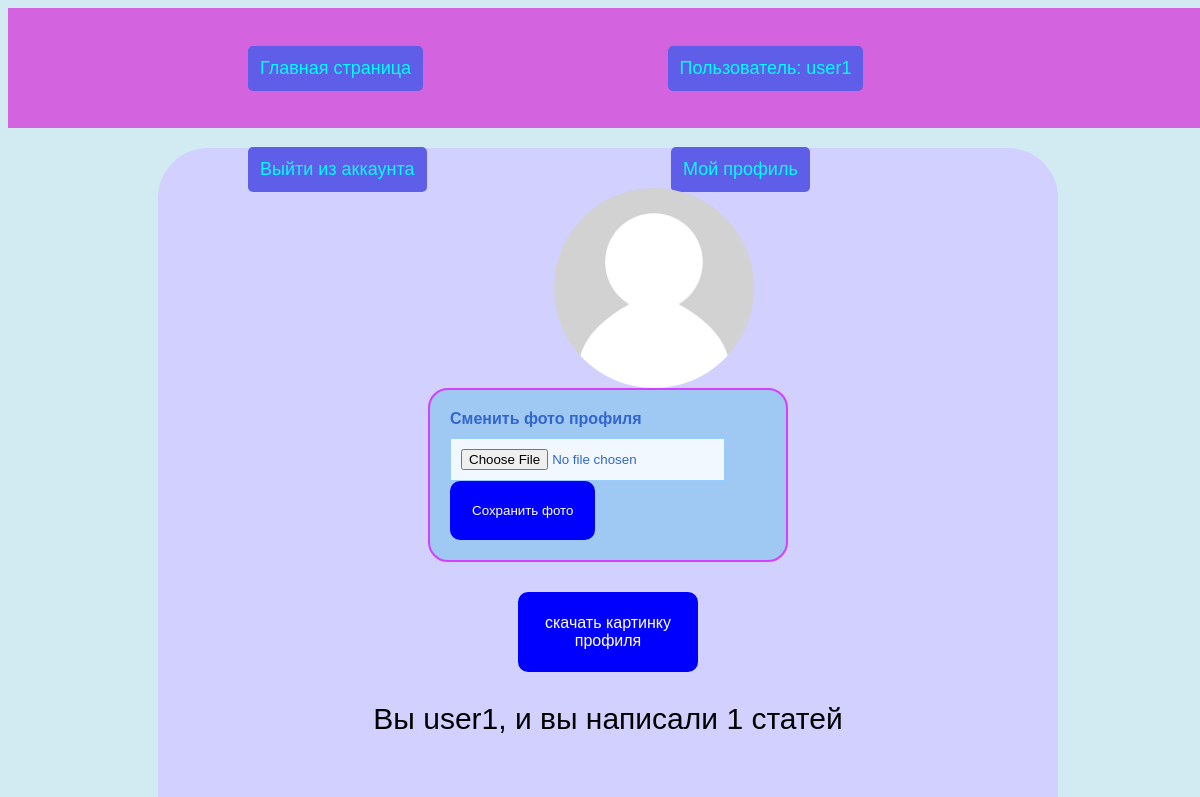
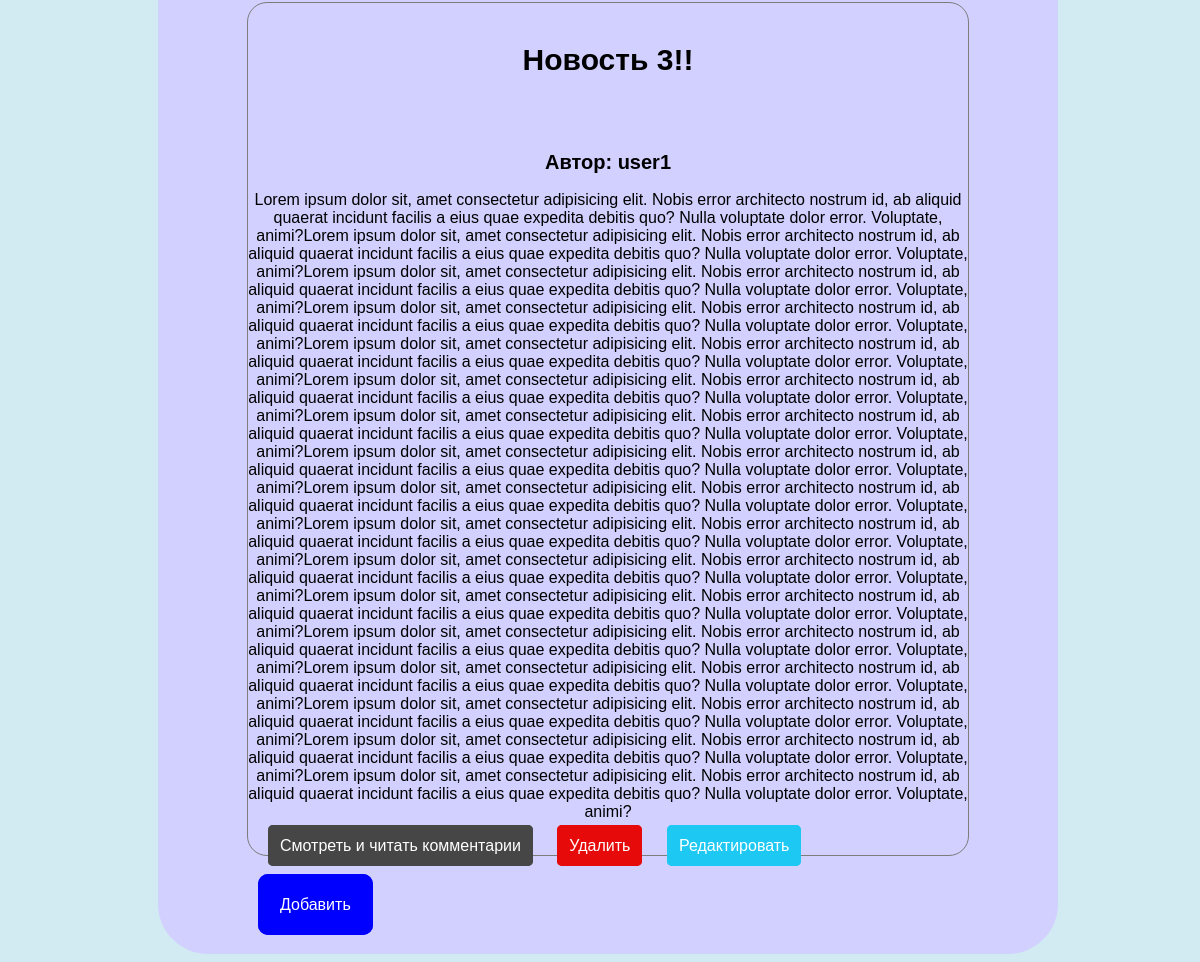
Screenshot of /profile (signed in) with the database file from the repository (2 pictures, top to bottom).
### tables this page shows
CREATE TABLE "article" (
	"id"	INTEGER NOT NULL UNIQUE,
	"name"	TEXT,
	"text"	TEXT,
	"author"	TEXT,
	PRIMARY KEY("id" AUTOINCREMENT)
);

### main.py (the view, shortened to what this page needs)
@app.route('/profile', methods=['POST', 'GET'])  # обработчик страницы профиля
def profile():
    if not session['userLogged']:
        return redirect(url_for('login'))
    articles=selectAllWithCondition('article', f"author='{session['userName']}'")
    leng=len(articles)
    if check_user_image(session['userName']):
        user = selectOne('user', f"username='{session['userName']}'")
        db = connect('database.db')
        cur = db.cursor()
        cur.execute("SELECT image FROM user WHERE username = ?", (session['userName'],))
        image_data = cur.fetchone()[0]
        db.close()
        img_data_base64 = base64.b64encode(image_data).decode('utf-8')
        return render_template('profile.html', session=session, articles=articles, leng=leng, img=img_data_base64)
    else:
        return render_template('profile.html', session=session, articles=articles, leng=leng, img=None)

### main.py (called while the page is built)
def selectAllWithCondition(table, cond):
    db = connect('database.db')
    cur = db.cursor()
    cur.execute(f"SELECT * FROM {table} WHERE {cond};")
    db.commit()
    list = cur.fetchall()
    db.close()
    return list

def check_user_image(username):  # вспомогательная функция для проверки наличия картинки профиля
    conn = connect('database.db')
    cursor = conn.cursor()
    cursor.execute(f"SELECT * FROM user WHERE username = '{username}' AND image IS NOT NULL")
    result = cursor.fetchall()
    conn.close()
    if len(result)==0:
        return False
    else:
        return True

### templates/profile.html (shortened to what this page needs)
{% extends 'layout.html' %}
{% block content %}
<div class="menu">
    {% if not session.userLogged %}
    <a class="log" href="{{url_for('login')}}">Войти или зарегистрироваться</a>
    {% else %}
    <a href="{{url_for('index')}}" class="username logout">Главная страница</a>
    <p class="username">Пользователь: {{session.userName}}</p>
    <a href="{{url_for('logout')}}" class="username logout">Выйти из аккаунта</a>
    <a href="{{url_for('profile')}}" class="username logout">Мой профиль</a>
    {% endif %}
</div>
<div class="container">
    {% if img %}
    <img alt="твоё фото" class="photo">
    {% else %}
    <img src="{{url_for('static', filename='photo.jpg')}}" alt="твоё фото" class="photo">
    {% endif %}
    <form action="" method="post" class="form-photo" enctype="multipart/form-data">
        <label>Сменить фото профиля</label><input type="file" name="image">
        <button type="submit" class="add addnew">Сохранить фото</button>
    </form>
    <a href="{{ url_for('uploadimg', username=session.userName) }}" class="add prof">скачать картинку профиля</a>
    <p class="name">Вы {{session.userName}}, и вы написали {{leng}} статей</p>
{% for i in articles %}
<div class="new">
    <h4 class="name">{{i[1]}}</h4><br>
    <h2 class="name auth">Автор: {{i[3]}}</h2>
    <p class="text">{{i[2]}}</p>
    <a class="view-btn" href="{{ url_for('detailview', id=i[0]) }}">Смотреть и читать комментарии</a>
    {% if session.userName==i[3] %}
    <a class="view-btn del" href="{{ url_for('delete', id=i[0]) }}">Удалить</a>
    <a class="view-btn upd" href="{{ url_for('update', id=i[0]) }}">Редактировать</a>
    {% endif %}
</div>
{% endfor %}
    {% if session.userLogged %}
    <a class="add" href="{{url_for('add')}}">Добавить</a>
    {% endif %}
</div>
{% endblock %}

### templates/layout.html (style rules this page uses)
body { background-color: rgb(210, 235, 243); width: 100%; height: 100%; padding: 0%; }
.container { background-color: rgb(209, 208, 255); margin-top: 20px; width: 75%; height: 70%; margin-left: auto; margin-right: auto; border-radius: 50px; padding-top: 40px; padding-bottom: 40px; }
.new { border: 1px solid rgb(124, 124, 124); border-radius: 20px; margin-top: 7%; margin-bottom: 40px; width: 80%; margin-left: auto; margin-right: auto; }
.name { font-size: 30px; text-align: center; }
.auth { font-size: 20px; }
* { font-family:Arial; text-decoration: none; }
.text { text-align: center; }
.add { background-color: rgb(0, 0, 255); color: white; border-radius: 10px; padding: 20px; margin-left: 100px; transition: all 0.2s; border: 2px solid blue; margin-top: 100px; }
.addnew { margin: auto; }
.view-btn { padding: 10px; border-radius: 5px; background-color: rgb(70, 70, 70); color: white; transition: all 0.2s; border: 2px solid rgb(70, 70, 70); margin-left: 20px; }
.del { background-color: rgb(230, 10, 10); border: 2px solid rgb(230, 10, 10); }
.upd { background-color: rgb(29, 200, 243); border: 2px solid rgb(29, 200, 243); }
.menu { width: 100%; height: 120px; background-color: rgb(212, 99, 223); margin-top: 0%; }
.username { font-size: large; background-color: rgb(94, 94, 233); padding: 10px; border-radius: 5px; margin-left: 240px; margin-top: 38px; display: inline-block; color: aqua; transition: all 0.2s; border: 2px solid rgb(94, 94, 233); }
.photo { display: block; width: 200px; height: 200px; border-radius: 100px; margin-left: 44%; }
.form-photo { margin-left: 30%; margin-right: 30%; background-color: #9fc8f3; border: 2px solid #d341ff; border-radius: 20px; padding: 20px; font-family: Arial, sans-serif; font-size: 16px; }
.form-photo label { display: block; margin-bottom: 10px; font-weight: bold; color: #3366cc; }
.form-photo input[type="file"] { border: 1px solid #99ccff; padding: 10px; background-color: #f2f8ff; color: #3366cc; }
.prof { margin-left: 40%; margin-top: 30px; margin-right: 40%; text-align: center; display: block; }

### rows the page displays
article: userName "user1", name "Новость 3!!", author "user1", text "Lorem ipsum dolor sit, amet consectetur adipisicing elit. Nobis error architecto nostrum id, ab aliquid quaerat incidunt facilis a eius quae expedita debitis quo? Nulla voluptate dolor error. Voluptate, animi?Lorem ipsum dolor sit, amet consectetur adipisicing elit. Nobis error architecto nostrum id, ab aliquid quaerat incidunt facilis a eius quae expedita debitis quo? Nulla voluptate dolor error. Voluptate, animi?Lorem ipsum dolor sit, amet consectetur adipisicing elit. Nobis error architecto nostrum id, ab aliquid quaerat incidunt facilis a eius quae expedita debitis quo? Nulla voluptate dolor error. Voluptate, animi?Lorem ipsum dolor sit, amet consectetur adipisicing elit. Nobis error…"

### other values shown
{{ leng }} "1"
